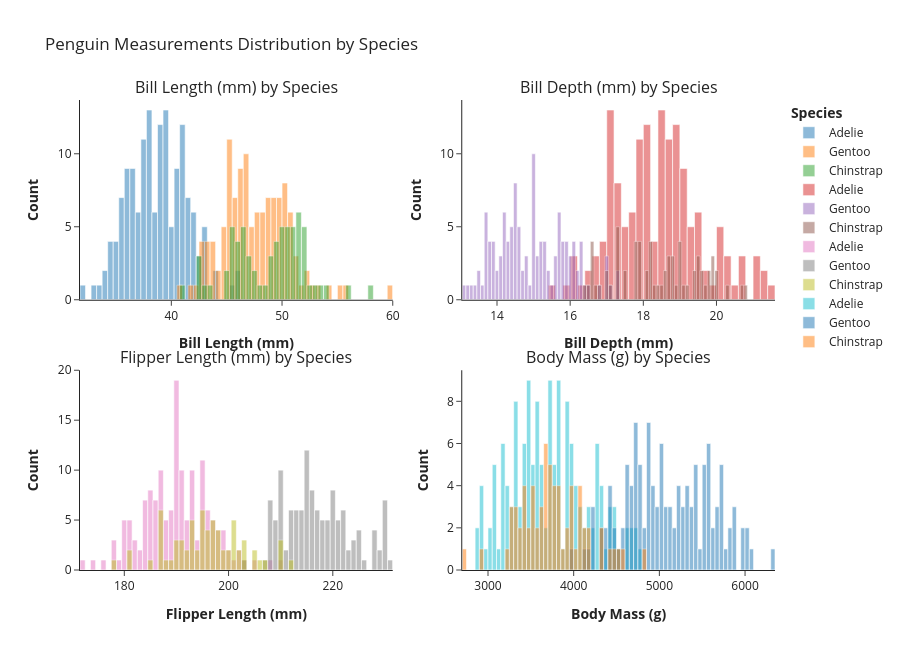

Notebook cell for this chart:
### Code cell
import pandas as pd
import plotly.express as px
from plotly.subplots import make_subplots
import plotly.graph_objects as go

# Clean axis label titles
label_map = {
    "bill_length_mm": "Bill Length (mm)",
    "bill_depth_mm": "Bill Depth (mm)",
    "flipper_length_mm": "Flipper Length (mm)",
    "body_mass_g": "Body Mass (g)"
}

# Create 2x2 subplot grid
fig = make_subplots(
    rows=2, cols=2,
    subplot_titles=[f"{label} by Species" for label in label_map.values()],
    horizontal_spacing=0.1,
    vertical_spacing=0.15
)

columns = list(label_map.keys())
positions = [(1, 1), (1, 2), (2, 1), (2, 2)]

# Add histograms to each subplot
for col, (row, col_num) in zip(columns, positions):
    for species in pdf["species"].unique():
        subset = pdf[pdf["species"] == species]
        fig.add_trace(
            go.Histogram(
                x=subset[col],
                name=species,
                nbinsx=50,
                opacity=0.5,
                showlegend=True   # <-- legend ON for all traces
            ),
            row=row, col=col_num
        )

    fig.update_xaxes(title_text=f"<b>{label_map[col]}</b>", row=row, col=col_num)
    fig.update_yaxes(title_text="<b>Count</b>", row=row, col=col_num)

# Unified legend settings
fig.update_layout(
    title_text="Penguin Measurements Distribution by Species",
    height=650,
    template="simple_white",
    barmode='overlay',
    legend=dict(
        title="<b>Species</b>",
        tracegroupgap=0
    )
)

fig.show()

### Figure 1 — Plotly figure (JSON) as saved in the notebook; plotly's stock layout.template omitted (floating-point values rounded to 4 significant figures; data arrays with more than 128 entries replaced by an {"elided": "..."} marker saying what was removed)
{"data": [{"name": "Adelie", "nbinsx": 50, "opacity": 0.5, "showlegend": true, "type": "histogram", "x": {"elided": "152 float values"}, "xaxis": "x", "yaxis": "y"}, {"name": "Gentoo", "nbinsx": 50, "opacity": 0.5, "showlegend": true, "type": "histogram", "x": [46.1, 50.0, 48.7, 50.0, 47.6, 46.5, 45.4, 46.7, 43.3, 46.8, 40.9, 49.0, 45.5, 48.4, 45.8, 49.3, 42.0, 49.2, 46.2, 48.7, 50.2, 45.1, 46.5, 46.3, 42.9, 46.1, 44.5, 47.8, 48.2, 50.0, 47.3, 42.8, 45.1, 59.6, 49.1, 48.4, 42.6, 44.4, 44.0, 48.7, 42.7, 49.6, 45.3, 49.6, 50.5, 43.6, 45.5, 50.5, 44.9, 45.2, 46.6, 48.5, 45.1, 50.1, 46.5, 45.0, 43.8, 45.5, 43.2, 50.4, 45.3, 46.2, 45.7, 54.3, 45.8, 49.8, 46.2, 49.5, 43.5, 50.7, 47.7, 46.4, 48.2, 46.5, 46.4, 48.6, 47.5, 51.1, 45.2, 45.2, 49.1, 52.5, 47.4, 50.0, 44.9, 50.8, 43.4, 51.3, 47.5, 52.1, 47.5, 52.2, 45.5, 49.5, 44.5, 50.8, 49.4, 46.9, 48.4, 51.1, 48.5, 55.9, 47.2, 49.1, 47.3, 46.8, 41.7, 53.4, 43.3, 48.1, 50.5, 49.8, 43.5, 51.5, 46.2, 55.1, 44.5, 48.8, 47.2, NaN, 46.8, 50.4, 45.2, 49.9], "xaxis": "x", "yaxis": "y"}, {"name": "Chinstrap", "nbinsx": 50, "opacity": 0.5, "showlegend": true, "type": "histogram", "x": [46.5, 50.0, 51.3, 45.4, 52.7, 45.2, 46.1, 51.3, 46.0, 51.3, 46.6, 51.7, 47.0, 52.0, 45.9, 50.5, 50.3, 58.0, 46.4, 49.2, 42.4, 48.5, 43.2, 50.6, 46.7, 52.0, 50.5, 49.5, 46.4, 52.8, 40.9, 54.2, 42.5, 51.0, 49.7, 47.5, 47.6, 52.0, 46.9, 53.5, 49.0, 46.2, 50.9, 45.5, 50.9, 50.8, 50.1, 49.0, 51.5, 49.8, 48.1, 51.4, 45.7, 50.7, 42.5, 52.2, 45.2, 49.3, 50.2, 45.6, 51.9, 46.8, 45.7, 55.8, 43.5, 49.6, 50.8, 50.2], "xaxis": "x", "yaxis": "y"}, {"name": "Adelie", "nbinsx": 50, "opacity": 0.5, "showlegend": true, "type": "histogram", "x": {"elided": "152 float values"}, "xaxis": "x2", "yaxis": "y2"}, {"name": "Gentoo", "nbinsx": 50, "opacity": 0.5, "showlegend": true, "type": "histogram", "x": [13.2, 16.3, 14.1, 15.2, 14.5, 13.5, 14.6, 15.3, 13.4, 15.4, 13.7, 16.1, 13.7, 14.6, 14.6, 15.7, 13.5, 15.2, 14.5, 15.1, 14.3, 14.5, 14.5, 15.8, 13.1, 15.1, 14.3, 15.0, 14.3, 15.3, 15.3, 14.2, 14.5, 17.0, 14.8, 16.3, 13.7, 17.3, 13.6, 15.7, 13.7, 16.0, 13.7, 15.0, 15.9, 13.9, 13.9, 15.9, 13.3, 15.8, 14.2, 14.1, 14.4, 15.0, 14.4, 15.4, 13.9, 15.0, 14.5, 15.3, 13.8, 14.9, 13.9, 15.7, 14.2, 16.8, 14.4, 16.2, 14.2, 15.0, 15.0, 15.6, 15.6, 14.8, 15.0, 16.0, 14.2, 16.3, 13.8, 16.4, 14.5, 15.6, 14.6, 15.9, 13.8, 17.3, 14.4, 14.2, 14.0, 17.0, 15.0, 17.1, 14.5, 16.1, 14.7, 15.7, 15.8, 14.6, 14.4, 16.5, 15.0, 17.0, 15.5, 15.0, 13.8, 16.1, 14.7, 15.8, 14.0, 15.1, 15.2, 15.9, 15.2, 16.3, 14.1, 16.0, 15.7, 16.2, 13.7, NaN, 14.3, 15.7, 14.8, 16.1], "xaxis": "x2", "yaxis": "y2"}, {"name": "Chinstrap", "nbinsx": 50, "opacity": 0.5, "showlegend": true, "type": "histogram", "x": [17.9, 19.5, 19.2, 18.7, 19.8, 17.8, 18.2, 18.2, 18.9, 19.9, 17.8, 20.3, 17.3, 18.1, 17.1, 19.6, 20.0, 17.8, 18.6, 18.2, 17.3, 17.5, 16.6, 19.4, 17.9, 19.0, 18.4, 19.0, 17.8, 20.0, 16.6, 20.8, 16.7, 18.8, 18.6, 16.8, 18.3, 20.7, 16.6, 19.9, 19.5, 17.5, 19.1, 17.0, 17.9, 18.5, 17.9, 19.6, 18.7, 17.3, 16.4, 19.0, 17.3, 19.7, 17.3, 18.8, 16.6, 19.9, 18.8, 19.4, 19.5, 16.5, 17.0, 19.8, 18.1, 18.2, 19.0, 18.7], "xaxis": "x2", "yaxis": "y2"}, {"name": "Adelie", "nbinsx": 50, "opacity": 0.5, "showlegend": true, "type": "histogram", "x": {"elided": "152 float values"}, "xaxis": "x3", "yaxis": "y3"}, {"name": "Gentoo", "nbinsx": 50, "opacity": 0.5, "showlegend": true, "type": "histogram", "x": [211.0, 230.0, 210.0, 218.0, 215.0, 210.0, 211.0, 219.0, 209.0, 215.0, 214.0, 216.0, 214.0, 213.0, 210.0, 217.0, 210.0, 221.0, 209.0, 222.0, 218.0, 215.0, 213.0, 215.0, 215.0, 215.0, 216.0, 215.0, 210.0, 220.0, 222.0, 209.0, 207.0, 230.0, 220.0, 220.0, 213.0, 219.0, 208.0, 208.0, 208.0, 225.0, 210.0, 216.0, 222.0, 217.0, 210.0, 225.0, 213.0, 215.0, 210.0, 220.0, 210.0, 225.0, 217.0, 220.0, 208.0, 220.0, 208.0, 224.0, 208.0, 221.0, 214.0, 231.0, 219.0, 230.0, 214.0, 229.0, 220.0, 223.0, 216.0, 221.0, 221.0, 217.0, 216.0, 230.0, 209.0, 220.0, 215.0, 223.0, 212.0, 221.0, 212.0, 224.0, 212.0, 228.0, 218.0, 218.0, 212.0, 230.0, 218.0, 228.0, 212.0, 224.0, 214.0, 226.0, 216.0, 222.0, 203.0, 225.0, 219.0, 228.0, 215.0, 228.0, 216.0, 215.0, 210.0, 219.0, 208.0, 209.0, 216.0, 229.0, 213.0, 230.0, 217.0, 230.0, 217.0, 222.0, 214.0, NaN, 215.0, 222.0, 212.0, 213.0], "xaxis": "x3", "yaxis": "y3"}, {"name": "Chinstrap", "nbinsx": 50, "opacity": 0.5, "showlegend": true, "type": "histogram", "x": [192.0, 196.0, 193.0, 188.0, 197.0, 198.0, 178.0, 197.0, 195.0, 198.0, 193.0, 194.0, 185.0, 201.0, 190.0, 201.0, 197.0, 181.0, 190.0, 195.0, 181.0, 191.0, 187.0, 193.0, 195.0, 197.0, 200.0, 200.0, 191.0, 205.0, 187.0, 201.0, 187.0, 203.0, 195.0, 199.0, 195.0, 210.0, 192.0, 205.0, 210.0, 187.0, 196.0, 196.0, 196.0, 201.0, 190.0, 212.0, 187.0, 198.0, 199.0, 201.0, 193.0, 203.0, 187.0, 197.0, 191.0, 203.0, 202.0, 194.0, 206.0, 189.0, 195.0, 207.0, 202.0, 193.0, 210.0, 198.0], "xaxis": "x3", "yaxis": "y3"}, {"name": "Adelie", "nbinsx": 50, "opacity": 0.5, "showlegend": true, "type": "histogram", "x": {"elided": "152 float values"}, "xaxis": "x4", "yaxis": "y4"}, {"name": "Gentoo", "nbinsx": 50, "opacity": 0.5, "showlegend": true, "type": "histogram", "x": [4500.0, 5700.0, 4450.0, 5700.0, 5400.0, 4550.0, 4800.0, 5200.0, 4400.0, 5150.0, 4650.0, 5550.0, 4650.0, 5850.0, 4200.0, 5850.0, 4150.0, 6300.0, 4800.0, 5350.0, 5700.0, 5000.0, 4400.0, 5050.0, 5000.0, 5100.0, 4100.0, 5650.0, 4600.0, 5550.0, 5250.0, 4700.0, 5050.0, 6050.0, 5150.0, 5400.0, 4950.0, 5250.0, 4350.0, 5350.0, 3950.0, 5700.0, 4300.0, 4750.0, 5550.0, 4900.0, 4200.0, 5400.0, 5100.0, 5300.0, 4850.0, 5300.0, 4400.0, 5000.0, 4900.0, 5050.0, 4300.0, 5000.0, 4450.0, 5550.0, 4200.0, 5300.0, 4400.0, 5650.0, 4700.0, 5700.0, 4650.0, 5800.0, 4700.0, 5550.0, 4750.0, 5000.0, 5100.0, 5200.0, 4700.0, 5800.0, 4600.0, 6000.0, 4750.0, 5950.0, 4625.0, 5450.0, 4725.0, 5350.0, 4750.0, 5600.0, 4600.0, 5300.0, 4875.0, 5550.0, 4950.0, 5400.0, 4750.0, 5650.0, 4850.0, 5200.0, 4925.0, 4875.0, 4625.0, 5250.0, 4850.0, 5600.0, 4975.0, 5500.0, 4725.0, 5500.0, 4700.0, 5500.0, 4575.0, 5500.0, 5000.0, 5950.0, 4650.0, 5500.0, 4375.0, 5850.0, 4875.0, 6000.0, 4925.0, NaN, 4850.0, 5750.0, 5200.0, 5400.0], "xaxis": "x4", "yaxis": "y4"}, {"name": "Chinstrap", "nbinsx": 50, "opacity": 0.5, "showlegend": true, "type": "histogram", "x": [3500.0, 3900.0, 3650.0, 3525.0, 3725.0, 3950.0, 3250.0, 3750.0, 4150.0, 3700.0, 3800.0, 3775.0, 3700.0, 4050.0, 3575.0, 4050.0, 3300.0, 3700.0, 3450.0, 4400.0, 3600.0, 3400.0, 2900.0, 3800.0, 3300.0, 4150.0, 3400.0, 3800.0, 3700.0, 4550.0, 3200.0, 4300.0, 3350.0, 4100.0, 3600.0, 3900.0, 3850.0, 4800.0, 2700.0, 4500.0, 3950.0, 3650.0, 3550.0, 3500.0, 3675.0, 4450.0, 3400.0, 4300.0, 3250.0, 3675.0, 3325.0, 3950.0, 3600.0, 4050.0, 3350.0, 3450.0, 3250.0, 4050.0, 3800.0, 3525.0, 3950.0, 3650.0, 3650.0, 4000.0, 3400.0, 3775.0, 4100.0, 3775.0], "xaxis": "x4", "yaxis": "y4"}], "layout": {"annotations": [{"font": {"size": 16}, "showarrow": false, "text": "Bill Length (mm) by Species", "x": 0.225, "xanchor": "center", "xref": "paper", "y": 1, "yanchor": "bottom", "yref": "paper"}, {"font": {"size": 16}, "showarrow": false, "text": "Bill Depth (mm) by Species", "x": 0.775, "xanchor": "center", "xref": "paper", "y": 1, "yanchor": "bottom", "yref": "paper"}, {"font": {"size": 16}, "showarrow": false, "text": "Flipper Length (mm) by Species", "x": 0.225, "xanchor": "center", "xref": "paper", "y": 0.425, "yanchor": "bottom", "yref": "paper"}, {"font": {"size": 16}, "showarrow": false, "text": "Body Mass (g) by Species", "x": 0.775, "xanchor": "center", "xref": "paper", "y": 0.425, "yanchor": "bottom", "yref": "paper"}], "barmode": "overlay", "height": 650, "legend": {"title": {"text": "<b>Species</b>"}, "tracegroupgap": 0}, "title": {"text": "Penguin Measurements Distribution by Species"}, "xaxis": {"anchor": "y", "domain": [0, 0.45], "title": {"text": "<b>Bill Length (mm)</b>"}}, "xaxis2": {"anchor": "y2", "domain": [0.55, 1], "title": {"text": "<b>Bill Depth (mm)</b>"}}, "xaxis3": {"anchor": "y3", "domain": [0, 0.45], "title": {"text": "<b>Flipper Length (mm)</b>"}}, "xaxis4": {"anchor": "y4", "domain": [0.55, 1], "title": {"text": "<b>Body Mass (g)</b>"}}, "yaxis": {"anchor": "x", "domain": [0.575, 1], "title": {"text": "<b>Count</b>"}}, "yaxis2": {"anchor": "x2", "domain": [0.575, 1], "title": {"text": "<b>Count</b>"}}, "yaxis3": {"anchor": "x3", "domain": [0, 0.425], "title": {"text": "<b>Count</b>"}}, "yaxis4": {"anchor": "x4", "domain": [0, 0.425], "title": {"text": "<b>Count</b>"}}}}
